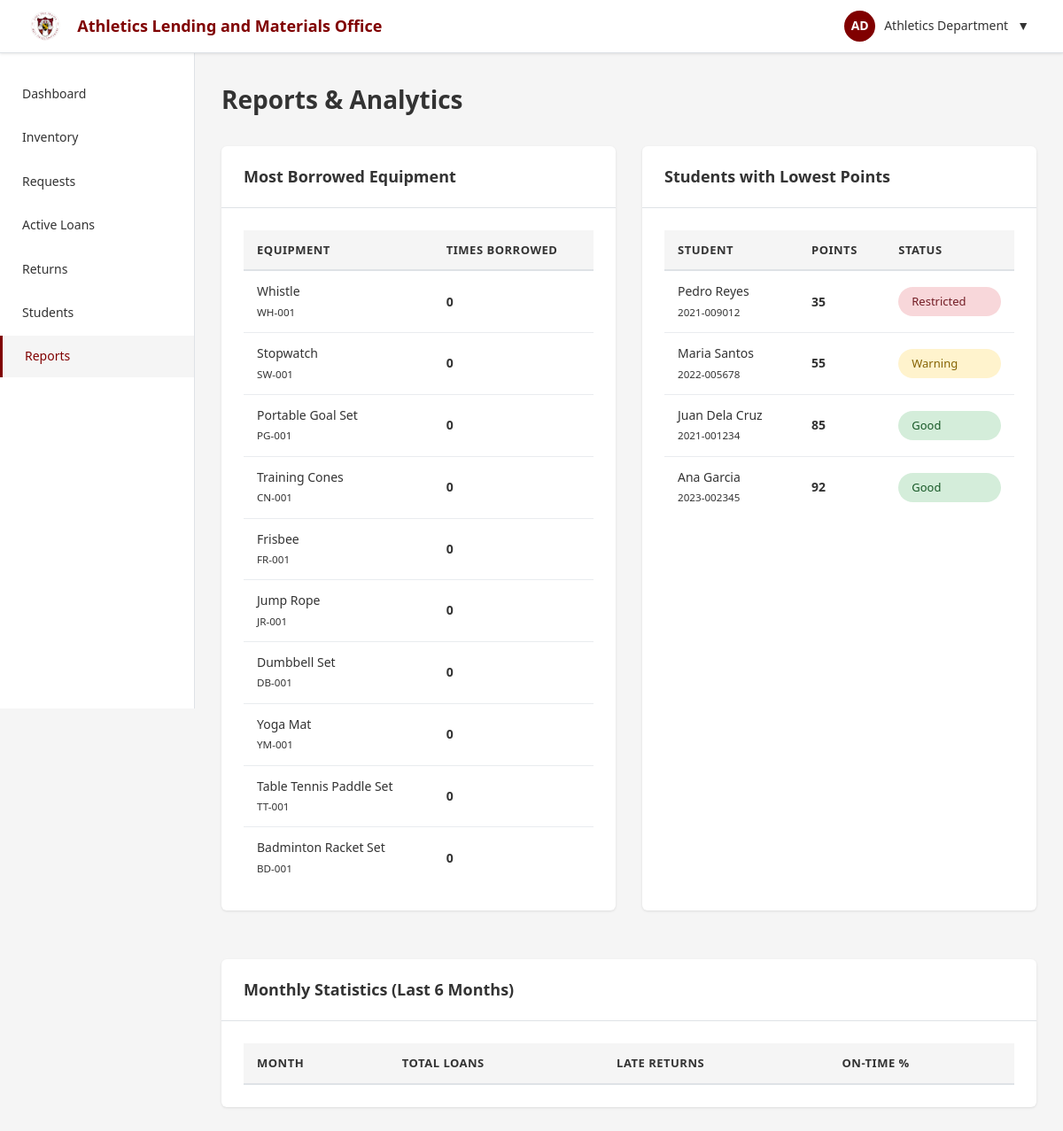
The app's page /admin/reports.php (signed in), older data.
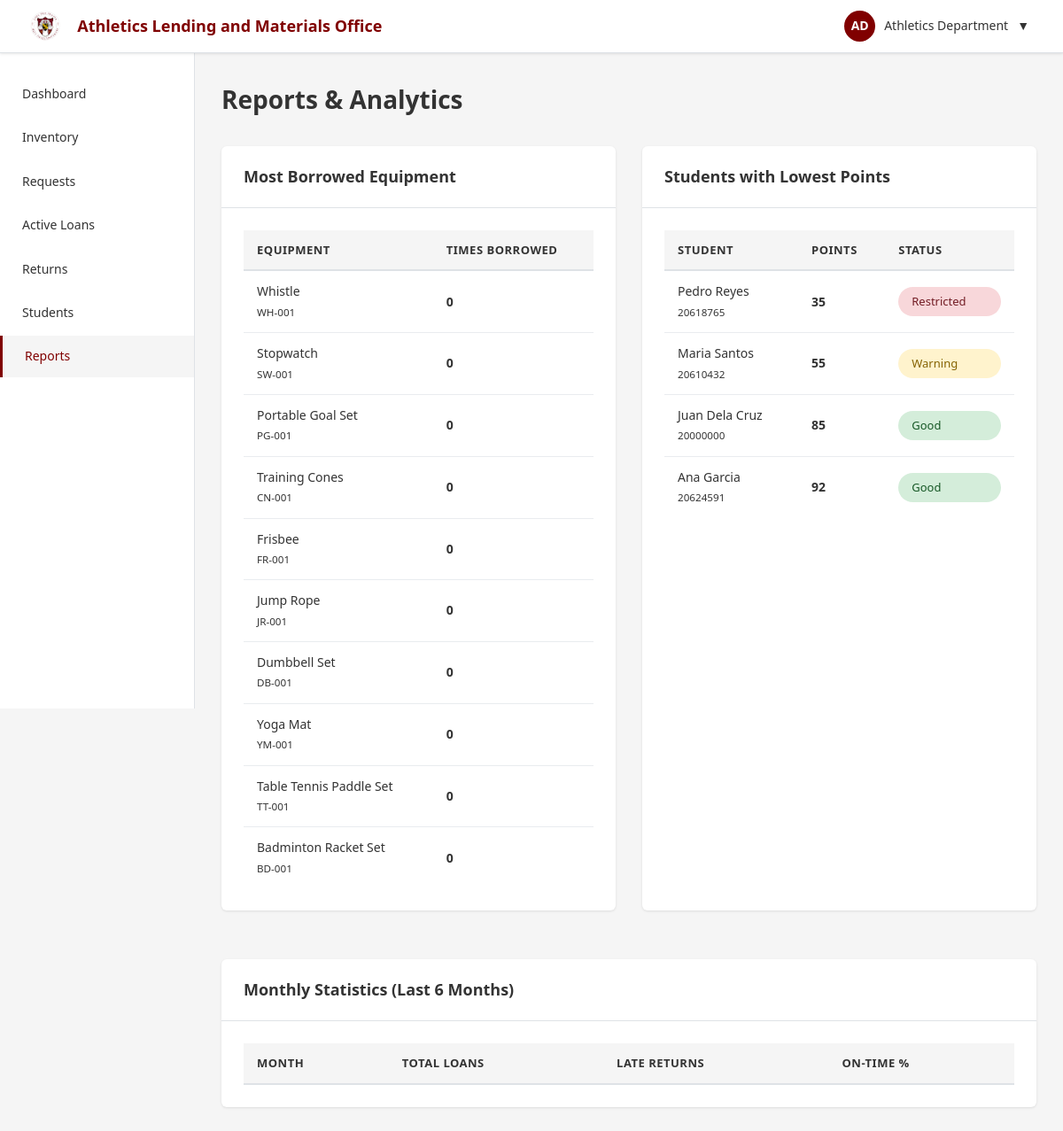
The same page, newer data.
### tables this page shows
CREATE TABLE `users` (
  `user_id` int(11) NOT NULL,
  `student_id` varchar(20) NOT NULL,
  `first_name` varchar(50) NOT NULL,
  `last_name` varchar(50) NOT NULL,
  `email` varchar(100) NOT NULL,
  `password` varchar(255) NOT NULL,
  `phone` varchar(20) DEFAULT NULL,
  `department` varchar(100) DEFAULT NULL,
  `enrollment_date` date DEFAULT NULL,
  `role` enum('student','admin') DEFAULT 'student',
  `points` int(11) DEFAULT 100,
  `status` enum('active','suspended') DEFAULT 'active',
  `points_status` enum('good','warning','restricted') GENERATED ALWAYS AS (case when `points` >= 70 then 'good' when `points` >= 40 then 'warning' else 'restricted' end) VIRTUAL,
  `is_archived` tinyint(1) DEFAULT 0,
  `suspended_until` date DEFAULT NULL,
  `suspension_reason` text DEFAULT NULL,
  `created_at` timestamp NOT NULL DEFAULT current_timestamp(),
  `last_login` timestamp NULL DEFAULT NULL
);

### admin/reports.php (the view, shortened to what this page needs)
<?php
require_once '../config/database.php';
$stmt = $pdo->query("
    SELECT e.name, e.code, COUNT(l.loan_id) as borrow_count
    FROM equipment e
    LEFT JOIN loans l ON e.equipment_id = l.equipment_id
    GROUP BY e.equipment_id
    ORDER BY borrow_count DESC
    LIMIT 10
");
$most_borrowed = $stmt->fetchAll();
$stmt = $pdo->query("
    SELECT first_name, last_name, student_id, points, points_status
    FROM users
    WHERE role = 'student'
    ORDER BY points ASC
    LIMIT 10
");
$lowest_points = $stmt->fetchAll();
?>
<!DOCTYPE html>
<html>
<head>
    <link rel="stylesheet" href="../assets/css/style.css">
</head>
<body>
    <?php include '../includes/header.php'; ?>
    <?php include '../includes/nav.php'; ?>
    <div class="main-content">
        <div class="page-header">
            <h1 class="page-title">Reports & Analytics</h1>
        </div>
        <div style="display:grid;grid-template-columns:1fr 1fr;gap:30px;">
            <div class="card">
                <div class="card-header"><h2 class="card-title">Most Borrowed Equipment</h2></div>
                <div class="card-body">
                    <table class="table">
                        <thead><tr><th>Equipment</th><th>Times Borrowed</th></tr></thead>
                        <tbody>
                            <?php foreach ($most_borrowed as $e): ?>
                            <tr>
                                <td><?php echo htmlspecialchars($e['name']); ?><br><small><?php echo $e['code']; ?></small></td>
                                <td><strong><?php echo $e['borrow_count']; ?></strong></td>
                            </tr>
                            <?php endforeach; ?>
                        </tbody>
                    </table>
                </div>
            </div>
            <div class="card">
                <div class="card-header"><h2 class="card-title">Students with Lowest Points</h2></div>
                <div class="card-body">
                    <table class="table">
                        <thead><tr><th>Student</th><th>Points</th><th>Status</th></tr></thead>
                        <tbody>
                            <?php foreach ($lowest_points as $s): ?>
                            <tr>
                                <td><?php echo htmlspecialchars($s['first_name'].' '.$s['last_name']); ?><br><small><?php echo $s['student_id']; ?></small></td>
                                <td><strong><?php echo $s['points']; ?></strong></td>
                                <td><span class="points-badge status-<?php echo $s['points_status']; ?>"><?php echo ucfirst($s['points_status']); ?></span></td>
                            </tr>
                            <?php endforeach; ?>
                        </tbody>
                    </table>
                </div>
            </div>
        </div>
        <div class="card" style="margin-top:30px;">
            <div class="card-header"><h2 class="card-title">Monthly Statistics (Last 6 Months)</h2></div>
            <div class="card-body">
                <table class="table">
                    <thead><tr><th>Month</th><th>Total Loans</th><th>Late Returns</th><th>On-Time %</th></tr></thead>
                </table>
            </div>
        </div>
    </div>
</body>
</html>

Row changes from the older to the newer data that the page shows:
changed users "Pedro Reyes": student "2021-009012" → "20618765"
changed users "Maria Santos": student "2022-005678" → "20610432"
changed users "Juan Dela Cruz": student "2021-001234" → "20000000"
changed users "Ana Garcia": student "2023-002345" → "20624591"
